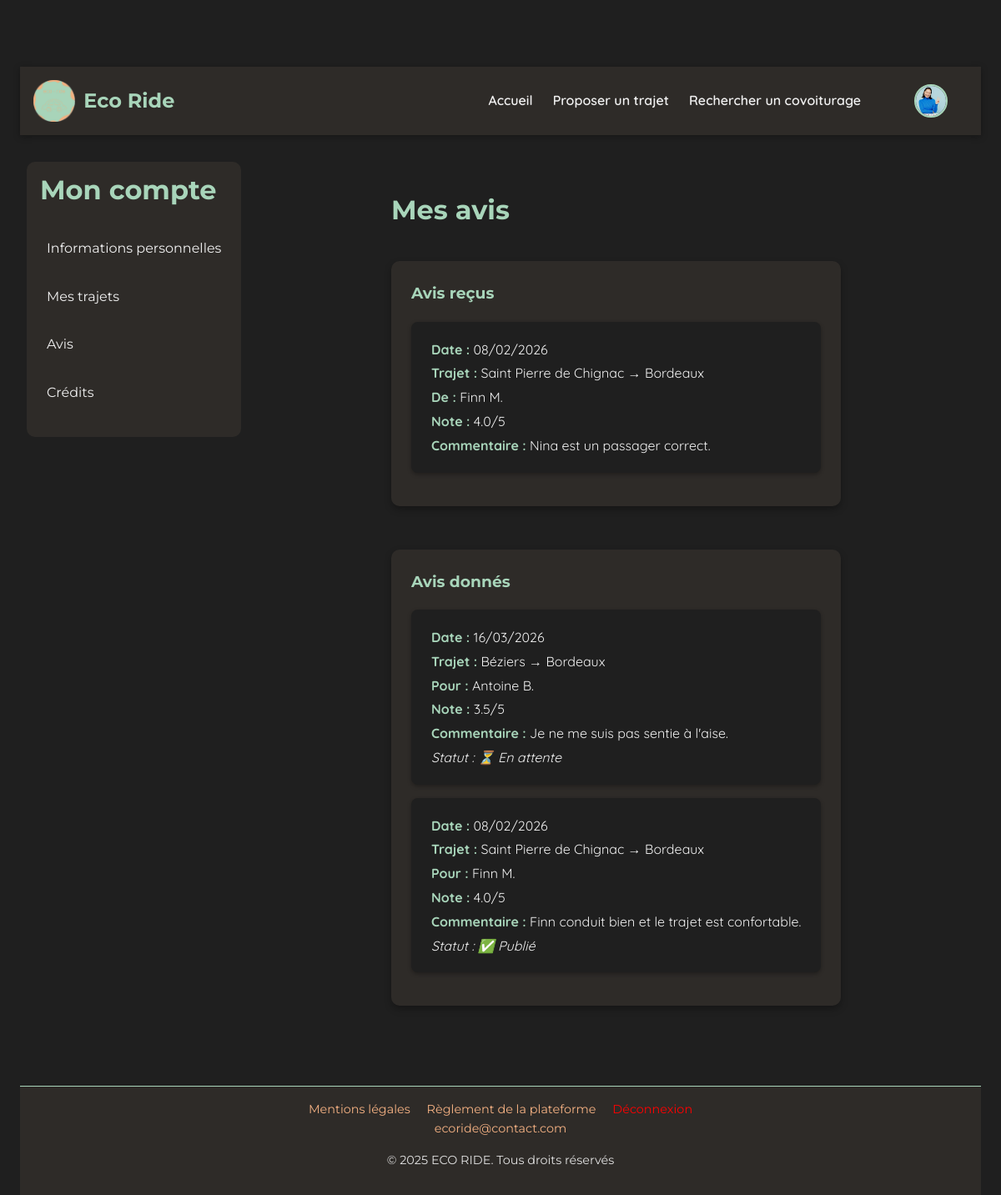
Page /PROJET/UTILISATEUR/USR-avis.php (signed in) on the committed database.
### tables this page shows
CREATE TABLE `avis` (
  `id` int(11) NOT NULL,
  `id_trajet` int(11) NOT NULL,
  `id_auteur` int(11) NOT NULL,
  `id_destinataire` int(11) NOT NULL,
  `note` decimal(2,1) DEFAULT NULL,
  `commentaire` text DEFAULT NULL,
  `date_creation` datetime DEFAULT current_timestamp(),
  `statut` enum('en_attente','valide','refuse') NOT NULL DEFAULT 'en_attente'
);

CREATE TABLE `trajets` (
  `id` int(11) NOT NULL,
  `id_conducteur` int(11) NOT NULL,
  `depart` varchar(255) NOT NULL,
  `arrivee` varchar(255) NOT NULL,
  `etapes` text DEFAULT NULL,
  `commentaire` text DEFAULT NULL,
  `date_depart` date NOT NULL,
  `heure_depart` time NOT NULL,
  `heure_arrivee` time DEFAULT NULL,
  `vehicule_id` int(11) DEFAULT NULL,
  `places_disponibles` int(11) DEFAULT 1,
  `prix` int(11) NOT NULL DEFAULT 2,
  `statut` enum('publie','complet','annule','termine','en_cours') DEFAULT 'publie'
);

CREATE TABLE `utilisateurs` (
  `id` int(11) NOT NULL,
  `nom` varchar(100) NOT NULL,
  `prenom` varchar(100) NOT NULL,
  `email` varchar(150) DEFAULT NULL,
  `mot_de_passe` varchar(255) NOT NULL,
  `role` enum('passager','conducteur','passager-conducteur') NOT NULL,
  `date_naissance` date DEFAULT NULL,
  `bio` text DEFAULT NULL,
  `credits` int(11) DEFAULT 0,
  `date_inscription` datetime DEFAULT current_timestamp(),
  `photo` varchar(255) DEFAULT 'default.jpg',
  `driver_completed` tinyint(1) DEFAULT 0,
  `profile_completed` tinyint(1) DEFAULT 0,
  `suspendu` tinyint(1) NOT NULL DEFAULT 0
);

### PROJET/UTILISATEUR/USR-avis.php (the view, shortened to what this page needs)
<?php
include('../PHP/connexion.php');
$id_utilisateur = $_SESSION['user_id'];
$stmt = $bdd->prepare("
    SELECT
        a.note,
        a.commentaire,
        a.date_creation,
        t.depart,
        t.arrivee,
        u.prenom AS prenom_auteur,
        u.nom AS nom_auteur
    FROM avis a
    JOIN trajets t ON t.id = a.id_trajet
    JOIN utilisateurs u ON u.id = a.id_auteur
    WHERE a.id_destinataire = ?
    AND a.statut = 'valide'
    ORDER BY a.date_creation DESC
");
$stmt->execute([$id_utilisateur]);
$avis_recus = $stmt->fetchAll(PDO::FETCH_ASSOC);
$stmt = $bdd->prepare("
    SELECT
        a.note,
        a.commentaire,
        a.date_creation,
        a.statut,
        t.depart,
        t.arrivee,
        u.prenom AS prenom_destinataire,
        u.nom AS nom_destinataire
    FROM avis a
    JOIN trajets t ON t.id = a.id_trajet
    JOIN utilisateurs u ON u.id = a.id_destinataire
    WHERE a.id_auteur = ?
    ORDER BY a.date_creation DESC
");
$stmt->execute([$id_utilisateur]);
$avis_donnes = $stmt->fetchAll(PDO::FETCH_ASSOC);
?>
<!DOCTYPE html>
<html lang="fr">
<head>
    <link rel="stylesheet" href="../CSS/style_global.css">
    <link rel="stylesheet" href="../CSS/CSS UTILISATEUR/USR-avis.css">
</head>
<body>
<?php include('../COMPONENTS/COMP-header.php'); ?>
<main>
    <section class="reviews-section">
        <h2>Mes avis</h2>
        <div id="reviews-received">
            <h3>Avis reçus</h3>
            <?php if (empty($avis_recus)): ?>
                <p>Aucun avis reçu pour le moment.</p>
            <?php else: ?>
                <?php foreach ($avis_recus as $a): ?>
                <div class="review">
                    <p><strong>Date :</strong> <?= date('d/m/Y', strtotime($a['date_creation'])) ?></p>
                    <p><strong>Trajet :</strong> <?= htmlspecialchars($a['depart']) ?> → <?= htmlspecialchars($a['arrivee']) ?></p>
                    <p><strong>De :</strong> <?= htmlspecialchars($a['prenom_auteur'] . ' ' . $a['nom_auteur']) ?></p>
                    <p><strong>Note :</strong> <?= $a['note'] ?>/5</p>
                    <?php if ($a['commentaire']): ?>
                        <p><strong>Commentaire :</strong> <?= htmlspecialchars($a['commentaire']) ?></p>
                    <?php endif; ?>
                </div>
                <?php endforeach; ?>
            <?php endif; ?>
        </div>
        <div id="reviews-given">
            <h3>Avis donnés</h3>
            <?php if (empty($avis_donnes)): ?>
                <p>Vous n'avez pas encore donné d'avis.</p>
            <?php else: ?>
                <?php foreach ($avis_donnes as $a): ?>
                <div class="review">
                    <p><strong>Date :</strong> <?= date('d/m/Y', strtotime($a['date_creation'])) ?></p>
                    <p><strong>Trajet :</strong> <?= htmlspecialchars($a['depart']) ?> → <?= htmlspecialchars($a['arrivee']) ?></p>
                    <p><strong>Pour :</strong> <?= htmlspecialchars($a['prenom_destinataire'] . ' ' . $a['nom_destinataire']) ?></p>
                    <p><strong>Note :</strong> <?= $a['note'] ?>/5</p>
                    <?php if ($a['commentaire']): ?>
                        <p><strong>Commentaire :</strong> <?= htmlspecialchars($a['commentaire']) ?></p>
                    <?php endif; ?>
                    <p><em>Statut : <?= $a['statut'] === 'valide' ? '✅ Publié' : ($a['statut'] === 'refuse' ? '❌ Refusé' : '⏳ En attente') ?></em></p>
                </div>
                <?php endforeach; ?>
            <?php endif; ?>
        </div>
    </section>
</main>
<?php include('../COMPONENTS/COMP-footer.php'); ?>
</body>
</html>

### PROJET/CSS/style_global.css (style rules this page uses)
:root { --vert-doux: #a8d5ba; --orange-doux: #f4b183; --beige-fonce: #2e2b28; --gris-doux: #e0e0e0; --texte: #f0f0f0; --fond: #1f1f1f; --shadow: rgba(0, 0, 0, 0.3); }
main { display: flex; gap: 2rem; padding: 2rem 0.5rem; align-items: flex-start; }
* { box-sizing: border-box; }
html { scroll-behavior: smooth; }
body { font-family: 'Century Gothic', 'Montserrat', 'Quicksand', sans-serif; font-weight: 400; line-height: 1.6; background-color: var(--fond); color: var(--texte); margin: 0; padding: 80px 1.5rem 0 1.5rem; }
h1, h2, h3 { font-family: 'Montserrat', 'Century Gothic', sans-serif; color: var(--vert-doux); margin-top: 0; font-weight: 700; }
h2 { font-size: 2rem; margin-bottom: 0.5rem; }
a { color: var(--orange-doux); text-decoration: none; transition: color 0.3s ease; }
.nav-links { color: var(--texte); text-decoration: none; }
section { max-width: 1100px; margin: 0 auto; padding: 2rem 1.5rem; }
section h2 { font-size: 2rem; margin-bottom: 1rem; color: var(--vert-doux); }
section p { font-family: 'Quicksand', sans-serif; font-size: 1rem; line-height: 1.8; margin-bottom: 1.5rem; }
a, button { transition: all 0.3s ease; }
.menu-principal { background-color: var(--beige-fonce); border-radius: 10px; }
.menu-section { margin-bottom: 0; }
.menu-principal .menu-section { padding: 0.5rem 1rem; }
.menu-li { list-style: none; padding-left: 0; font-weight: 400; }
.menu-item { padding: 1em 0.5em; cursor: pointer; border-radius: 4px; transition: background-color 0.3s ease; font-weight: 400; }
.menu-item a { color: var(--texte); }

### PROJET/CSS/CSS UTILISATEUR/USR-avis.css (style rules this page uses)
main { display: flex; gap: 20px; align-items: flex-start; }
#reviews-received, #reviews-given { display: block; background-color: var(--beige-fonce); padding: 1.5rem; border-radius: 10px; margin-bottom: 2rem; box-shadow: 0 4px 8px var(--shadow); }
.review { background-color: var(--fond); padding: 1rem 1.5rem; border-radius: 8px; margin-bottom: 1rem; box-shadow: 0 2px 5px var(--shadow); font-family: 'Quicksand', sans-serif; transition: transform 0.2s, box-shadow 0.2s; }
.review p { margin: 0.3rem 0; line-height: 1.5; }
.review p strong { color: var(--vert-doux); }
.reviews-section { display: flex; flex-direction: column; gap: 20px; }

### rows in the picture
avis: date_creation "08/02/2026", id_trajet.depart "Saint Pierre de Chignac", id_trajet.arrivee "Bordeaux", id_auteur.nom "Finn M.", note "4.0", commentaire "Nina est un passager correct."
avis: date_creation "16/03/2026", id_trajet.depart "Béziers", id_trajet.arrivee "Bordeaux", id_destinataire.nom "Antoine B.", note "3.5", commentaire "Je ne me suis pas sentie à l'aise.", statut "⏳ En attente"
avis: date_creation "08/02/2026", id_trajet.depart "Saint Pierre de Chignac", id_trajet.arrivee "Bordeaux", id_destinataire.nom "Finn M.", note "4.0", commentaire "Finn conduit bien et le trajet est confortable.", statut "✅ Publié"
